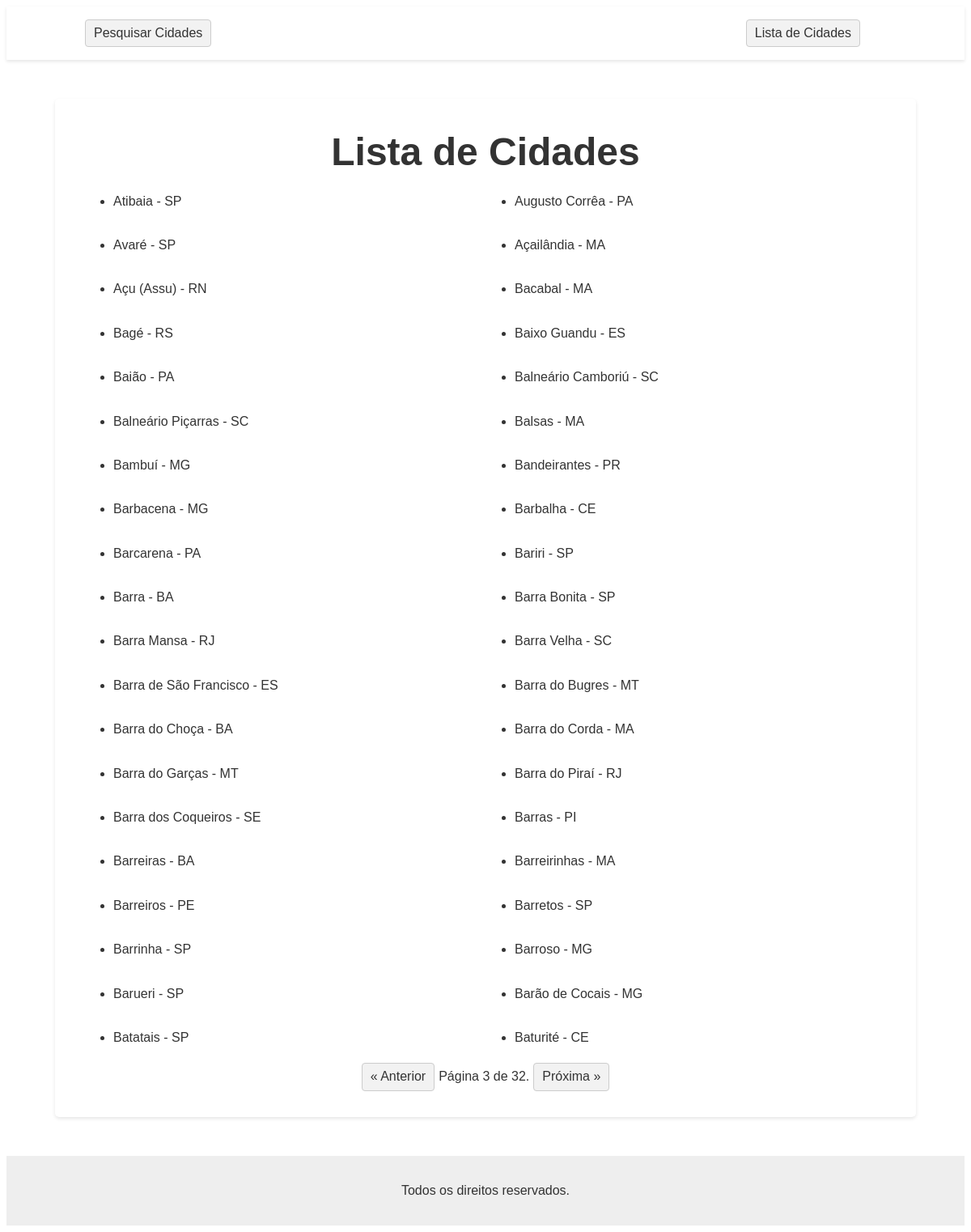
/?page=3, run on the app's committed database.
### findCity/models.py (models this page shows)
class City(models.Model):
	state = models.ForeignKey(State, verbose_name=u'estado',on_delete=models.CASCADE)
	name = models.CharField(max_length=100, verbose_name=u'nome da cidade', null=True, blank=True)

class State(models.Model):
	class Meta:
		verbose_name = u'estado'
	name = models.CharField(max_length=100, verbose_name=u'nome')
	slug = models.CharField(max_length=2, verbose_name=u'sigla')

### findCity/views.py (the view, shortened to what this page needs)
# urls.py: path('', CityListView.as_view(), name='city_list'),
class CityListView(ListView):
	model = City
	template_name = 'city_list.html'
	paginate_by = 40
	ordering = ['name']
	def dispatch(self, request, *args, **kwargs):
		try:
			return super().dispatch(request, *args, **kwargs)
		except Exception as e:
			return HttpResponse(str(e), status=500)

### templates/city_list.html
{% extends "base.html" %}
{% block content %}
<h1>Lista de Cidades</h1>
<ul class ="city-list">
	{% for city in object_list %}
	<li>{{ city.name }} - {{ city.state.slug }}</li>
	{% empty %}
	<li>Não há cidades para mostrar.</li>
	{% endfor %}
</ul>
{% if page_obj.has_other_pages %}
<div >
	<nav class="pagination">
		{% if page_obj.has_previous %}
			<a href="?page={{ page_obj.previous_page_number }}">&laquo; Anterior</a>
		{% endif %}
		<span>
			Página {{ page_obj.number }} de {{ page_obj.paginator.num_pages }}.
		</span>
		{% if page_obj.has_next %}
			<a href="?page={{ page_obj.next_page_number }}">Próxima &raquo;</a>
		{% endif %}
	</nav>
</div>
{% endif %}
{% endblock %}

### static/css/style.css (style rules this page uses)
body { font-family: Arial, sans-serif; font-size: 16px; line-height: 1.4; color: #333; }
h1, h2, h3 { margin: 0; }
h1 { font-size: 3em; text-align: center; }
.city-list { display: grid; grid-template-columns: 1fr 1fr; grid-gap: 2em; }
.pagination { display: flex; justify-content: center; align-items: center; margin-top: 20px; }
.pagination a { display: inline-block; padding: 5px 10px; margin: 0 5px; background-color: #f2f2f2; border: 1px solid #ccc; border-radius: 4px; color: #333; text-decoration: none; }

### data on the page
City: name "Atibaia", state.slug "SP"
City: name "Augusto Corrêa", state.slug "PA"
City: name "Avaré", state.slug "SP"
City: name "Açailândia", state.slug "MA"
City: name "Açu (Assu)", state.slug "RN"
City: name "Bacabal", state.slug "MA"
City: name "Bagé", state.slug "RS"
City: name "Baixo Guandu", state.slug "ES"
City: name "Baião", state.slug "PA"
City: name "Balneário Camboriú", state.slug "SC"
City: name "Balneário Piçarras", state.slug "SC"
City: name "Balsas", state.slug "MA"
City: name "Bambuí", state.slug "MG"
City: name "Bandeirantes", state.slug "PR"
City: name "Barbacena", state.slug "MG"
City: name "Barbalha", state.slug "CE"
City: name "Barcarena", state.slug "PA"
City: name "Bariri", state.slug "SP"
City: name "Barra", state.slug "BA"
City: name "Barra Bonita", state.slug "SP"
City: name "Barra Mansa", state.slug "RJ"
City: name "Barra Velha", state.slug "SC"
City: name "Barra de São Francisco", state.slug "ES"
City: name "Barra do Bugres", state.slug "MT"
City: name "Barra do Choça", state.slug "BA"
City: name "Barra do Corda", state.slug "MA"
City: name "Barra do Garças", state.slug "MT"
City: name "Barra do Piraí", state.slug "RJ"
City: name "Barra dos Coqueiros", state.slug "SE"
City: name "Barras", state.slug "PI"
City: name "Barreiras", state.slug "BA"
City: name "Barreirinhas", state.slug "MA"
City: name "Barreiros", state.slug "PE"
City: name "Barretos", state.slug "SP"
City: name "Barrinha", state.slug "SP"
City: name "Barroso", state.slug "MG"
City: name "Barueri", state.slug "SP"
City: name "Barão de Cocais", state.slug "MG"
City: name "Batatais", state.slug "SP"
City: name "Baturité", state.slug "CE"

### other printed values
{{ page_obj.number }} "3"
{{ page_obj.paginator.num_pages }} "32"
